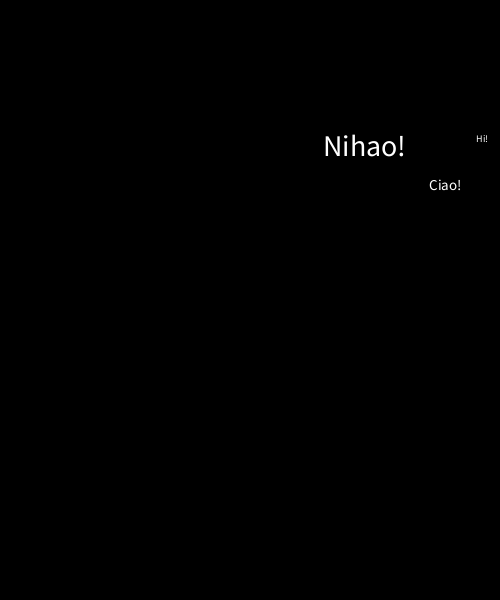
Frame 1 (no input)
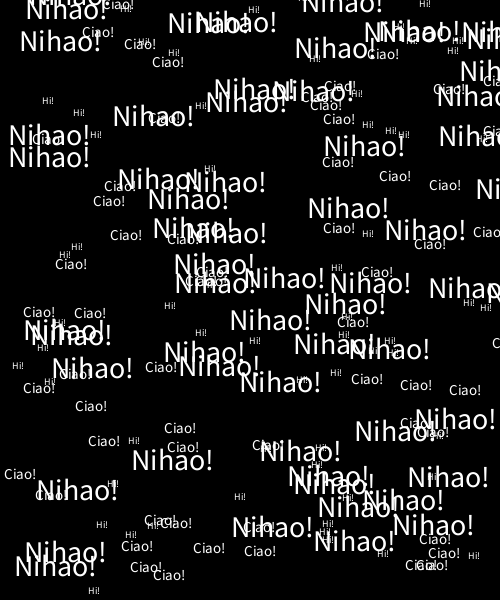
Frame 60 (the mouse pressed at the canvas centre just before this capture)
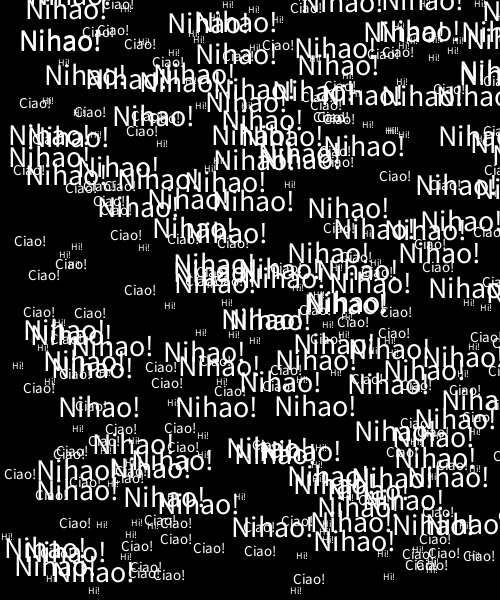
Frame 120 (the mouse held since frame 60 and released just before this capture)

The Processing sketch that drew these frames (run headless with seeded random() and noise(); from frame 60 on, the mouse is pressed at the canvas centre):

// Processing sketch: day3_10_functions_parameters
// ── day3_10_functions_parameters.pde
void setup() {
  size(500, 600);
  background(0);
}

void draw() {
  //background(0);
  showRandomText("Nihao!", 30);
  showRandomText("Hi!", 10);
  showRandomText("Ciao!", 15);
  showValues(10,5,1);
}

void showRandomText(String txt, int txtSize) {
  textSize( txtSize );
  text( txt, random(width), random(height) );
}

// ONLY ORDER MATTERS!!!!!!!!!!!!!!!!!!!
void showValues(int valueFirst, int valueSecond, int valueThird) {
  println(valueFirst + " " + valueSecond + " " + valueThird);
}
